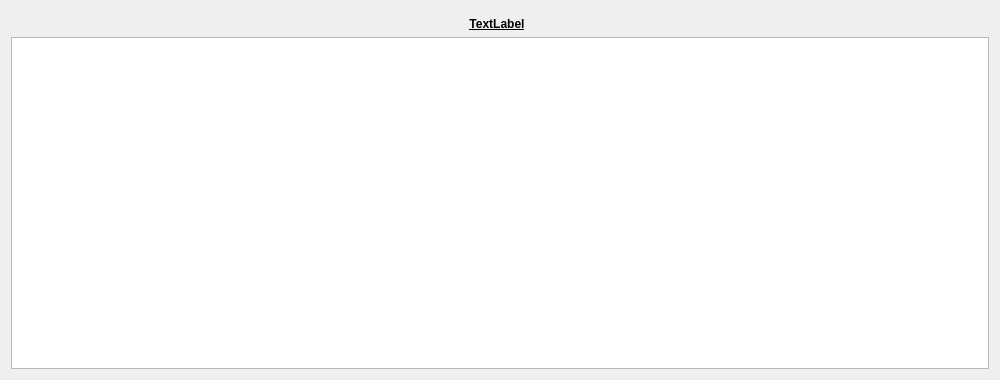
<?xml version="1.0" encoding="UTF-8"?>
<ui version="4.0">
 <class>ADRES_YETKILILER_FISI</class>
 <widget class="QDialog" name="ADRES_YETKILILER_FISI">
  <property name="geometry">
   <rect>
    <x>0</x>
    <y>0</y>
    <width>1000</width>
    <height>380</height>
   </rect>
  </property>
  <property name="minimumSize">
   <size>
    <width>1000</width>
    <height>380</height>
   </size>
  </property>
  <property name="windowTitle">
   <string>Dialog</string>
  </property>
  <layout class="QGridLayout" name="gridLayout">
   <item row="0" column="0">
    <widget class="QWidget" name="kernel_buttons_widget" native="true">
     <property name="sizePolicy">
      <sizepolicy hsizetype="Expanding" vsizetype="Fixed">
       <horstretch>0</horstretch>
       <verstretch>0</verstretch>
      </sizepolicy>
     </property>
    </widget>
   </item>
   <item row="1" column="0">
    <widget class="QLabel" name="label_adres_kaydi">
     <property name="sizePolicy">
      <sizepolicy hsizetype="Expanding" vsizetype="Fixed">
       <horstretch>0</horstretch>
       <verstretch>0</verstretch>
      </sizepolicy>
     </property>
     <property name="font">
      <font>
       <weight>75</weight>
       <bold>true</bold>
       <underline>true</underline>
      </font>
     </property>
     <property name="styleSheet">
      <string notr="true">color: rgb(0, 0, 0);</string>
     </property>
     <property name="text">
      <string>TextLabel</string>
     </property>
     <property name="alignment">
      <set>Qt::AlignCenter</set>
     </property>
    </widget>
   </item>
   <item row="2" column="0" colspan="2">
    <widget class="QTableWidget" name="table_widget_yetkililer"/>
   </item>
  </layout>
 </widget>
 <resources/>
 <connections/>
</ui>
